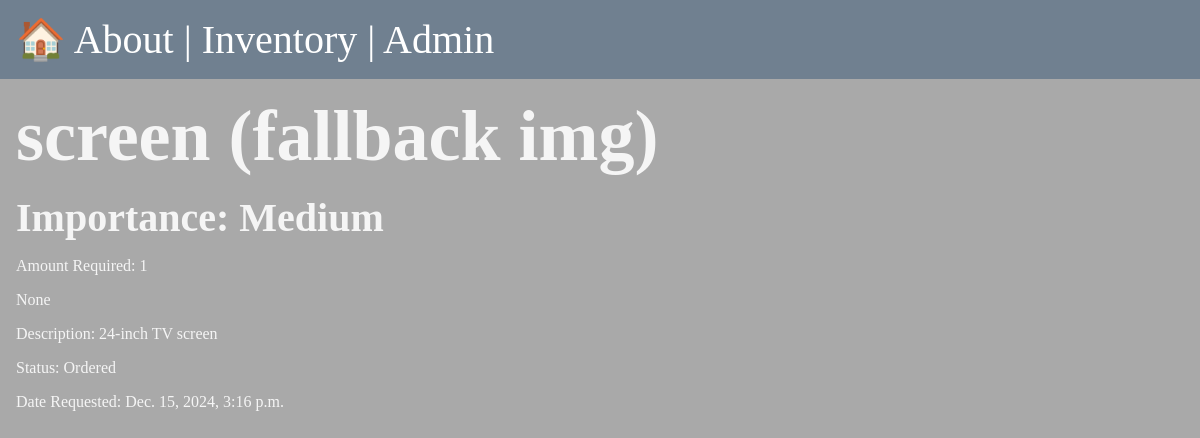
Screenshot of /inventory/tv-screen with the database file from the repository.
### inventory/models.py (models this page shows, shortened)
class Stock(models.Model): # Stock is the name of the model
    id = models.AutoField(primary_key=True)
    name = models.CharField(max_length=75)
    description = models.TextField(max_length=500)
    amount = models.DecimalField(
        max_digits=10,
        decimal_places=0
    )
    IMPORTANCE_CHOICES = [
        ('Low', 'Low'),
        ('Medium', 'Medium'),
        ('High', 'High'),
    ]
    importance = models.CharField(max_length=6, choices=IMPORTANCE_CHOICES, default='Low')
    STATUS_CHOICES = [
        ('Ordered', 'Ordered'),
        ('Denied', 'Denied'),
        ('Pending', 'Pending'),
    ]
    status = models.CharField(max_length=7, choices=STATUS_CHOICES, default='Pending')
    createdAt = models.DateTimeField(auto_now_add=True)
    image = models.URLField(max_length=300, blank=True, null=True)
    banner = models.ImageField(default='fallback.png', blank=True)  # Pillow installed first using terminal
    slug = models.SlugField(unique=True)

### inventory/views.py (the view)
# urls.py: path('<slug:slug>', views.item_page, name = "page"),
def item_page(request, slug): #recieved slug from urls.py
    stock = Stock.objects.get(slug=slug)
    return render(request, 'inventory/item_page.html', {'stock': stock})

### inventory/templates/inventory/item_page.html (shortened to what this page needs)
{% extends 'layout.html' %}
{% block content %}
    <section>
        <h1>{{ stock.name }}</h1>
        <h2>Importance: {{ stock.importance}}</h2>
        <p>Amount Required: {{ stock.amount }}</p>
        <p>{{ stock.image }}</p>
        <p>Description: {{ stock.description }}</p>
        <p>Status: {{ stock.status }}</p>
        <p>Date Requested: {{ stock.createdAt }}</p>
    </section>
{% endblock %}

### static/CSS/style.css (style rules this page uses)
* { margin: 0; padding: 0; box-sizing: border-box; }
body { min-height: 100vh; background-color: darkgrey; color: whitesmoke; font-size: 3rem; }
section { display: flex; flex-flow: column; gap: 1rem; }
h2 { font-size: 2.5rem; }
p { font-size: 1rem; }

### rows the page displays
Stock: name "screen (fallback img)", importance "Medium", amount "1", image "None", description "24-inch TV screen", status "Ordered", createdAt "Dec. 15, 2024, 3:16 p.m."
